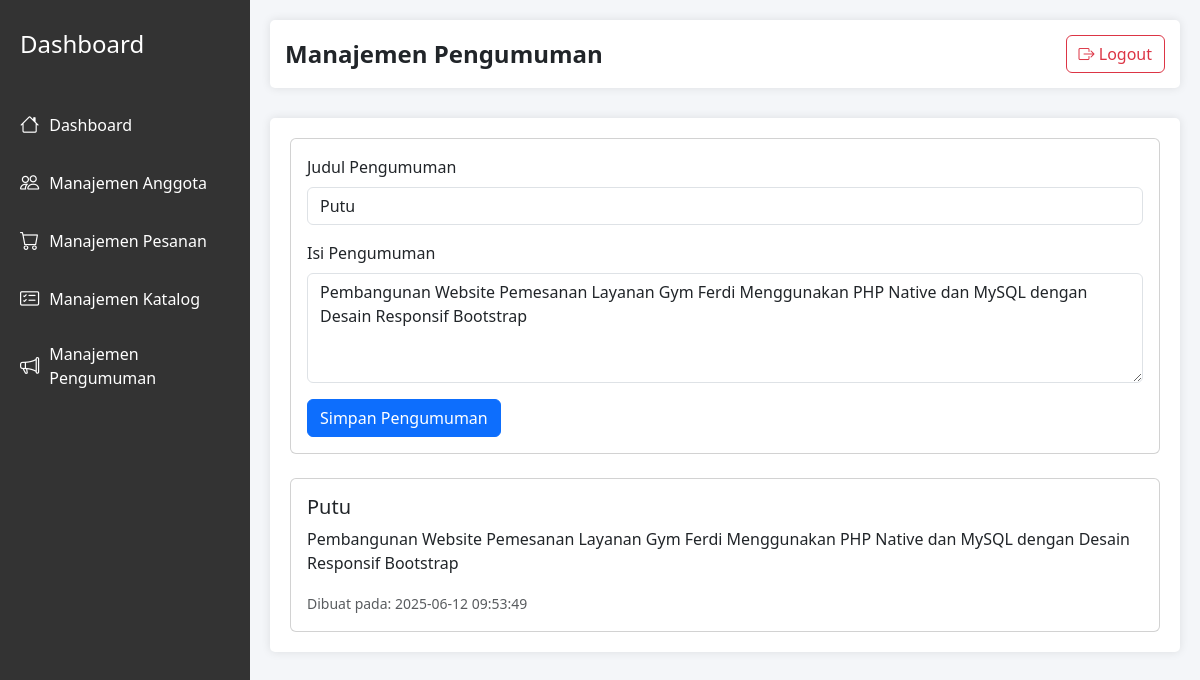
The page /admin/dashboard.php (signed in) on the database its author committed.
### tables this page shows
CREATE TABLE `pengumuman` (
  `id` int(11) NOT NULL,
  `judul` varchar(255) NOT NULL,
  `isi` text NOT NULL,
  `waktu_buat` datetime NOT NULL DEFAULT current_timestamp()
);

### admin/dashboard.php (the view, shortened to what this page needs)
<?php
require_once('../config/database.php');
$stmt = $conn->query("SELECT * FROM pengumuman ORDER BY waktu_buat DESC LIMIT 1");
$pengumuman = $stmt->fetch(PDO::FETCH_ASSOC);
?>
<!DOCTYPE html>
<html lang="id">
<head>
    <link href="https://cdn.jsdelivr.net/npm/bootstrap@5.3.0/dist/css/bootstrap.min.css" rel="stylesheet">
    <link href="https://cdn.jsdelivr.net/npm/bootstrap-icons@1.11.0/font/bootstrap-icons.css" rel="stylesheet">
    <link href="../assets/css/admin.css" rel="stylesheet">
</head>
<body>
    <div class="dashboard-container">
        <div class="sidebar">
            <div class="sidebar-header">
                <h2>Dashboard</h2>
            </div>
            <nav class="sidebar-nav">
                <ul>
                <li>
                    <a href="dashboard.php">
                        <i class="bi bi-house"></i>
                        Dashboard
                    </a>
                </li>
               <li>
                    <a href="manajemen_anggota.php">
                        <i class="bi bi-people"></i>
                        Manajemen Anggota
                    </a>
                </li>
                <li>
                    <a href="manajemen_pesanan.php">
                        <i class="bi bi-cart"></i>
                        Manajemen Pesanan
                    </a>
                </li>
                <li>
                    <a href="manajemen_katalog.php">
                    <i class="bi bi-card-checklist"></i>
                        Manajemen Katalog
                    </a>
                </li>
                <li>
                    <a href="manajemen_pengumuman.php">
                        <i class="bi bi-megaphone"></i>
                        Manajemen Pengumuman
                    </a>
                </li>
                </ul>
            </nav>
        </div>
        <div class="main-content">
            <header class="content-header">
                <h1>Manajemen Pengumuman</h1>
                <div class="header-actions">
                    <a href="logout.php" class="btn btn-outline-danger">
                        <i class="bi bi-box-arrow-right"></i>
                        Logout
                    </a>
                </div>
            </header>
            <div class="content-body">
                <div class="card mb-4">
                    <div class="card-body">
                        <form action="proses_pengumuman.php" method="POST">
                            <div class="mb-3">
                                <label for="judul" class="form-label">Judul Pengumuman</label>
                                <input type="text" class="form-control" id="judul" name="judul" required value="<?= isset($pengumuman['judul']) ? htmlspecialchars($pengumuman['judul']) : '' ?>">
                            </div>
                            <div class="mb-3">
                                <label for="isi" class="form-label">Isi Pengumuman</label>
                                <textarea class="form-control" id="isi" name="isi" rows="4" required><?= isset($pengumuman['isi']) ? htmlspecialchars($pengumuman['isi']) : '' ?></textarea>
                            </div>
                            <button type="submit" class="btn btn-primary">Simpan Pengumuman</button>
                        </form>
                    </div>
                </div>
                <?php if($pengumuman): ?>
                <div class="card">
                    <div class="card-body">
                        <h5 class="card-title"><?= htmlspecialchars($pengumuman['judul']) ?></h5>
                        <p class="card-text"><?= nl2br(htmlspecialchars($pengumuman['isi'])) ?></p>
                        <small class="text-muted">Dibuat pada: <?= $pengumuman['waktu_buat'] ?></small>
                    </div>
                </div>
                <?php endif; ?>
            </div>
        </div>
    </div>
</body>
</html>

### assets/css/admin.css (style rules this page uses)
.dashboard-container { display: flex; min-height: 100vh; }
.sidebar { width: 250px; background-color: #333; color: white; padding: 20px 0; position: fixed; height: 100vh; left: 0; top: 0; }
.sidebar-header { padding: 0 20px; margin-bottom: 30px; }
.sidebar-header h2 { font-size: 24px; margin: 0; padding: 10px 0; }
.sidebar-nav ul { list-style: none; padding: 0; margin: 0; }
.sidebar-nav li { margin-bottom: 5px; }
.sidebar-nav a { display: flex; align-items: center; padding: 12px 20px; color: #fff; text-decoration: none; transition: all 0.3s ease; }
.sidebar-nav i { margin-right: 10px; font-size: 1.2em; }
.main-content { flex: 1; margin-left: 250px; padding: 20px; background-color: #f4f6f9; }
.content-header { display: flex; justify-content: space-between; align-items: center; margin-bottom: 30px; padding: 15px; background-color: #fff; border-radius: 5px; box-shadow: 0 0 10px rgba(0,0,0,0.1); }
.content-header h1 { margin: 0; font-size: 24px; font-weight: 600; }
.content-body { background-color: #fff; padding: 20px; border-radius: 5px; box-shadow: 0 0 10px rgba(0,0,0,0.1); }
.sidebar-nav a { position: relative; overflow: hidden; }
.sidebar-nav a::after { content: ''; position: absolute; bottom: 0; left: 0; width: 0; height: 2px; background-color: #007bff; transition: width 0.3s ease; }
.btn { transition: all 0.3s ease; }

### rows shown on the page
pengumuman: judul "Putu", isi "Pembangunan Website Pemesanan Layanan Gym Ferdi Menggunakan PHP Native dan MySQL dengan Desain Responsif Bootstrap", waktu_buat "2025-06-12 09:53:49"
